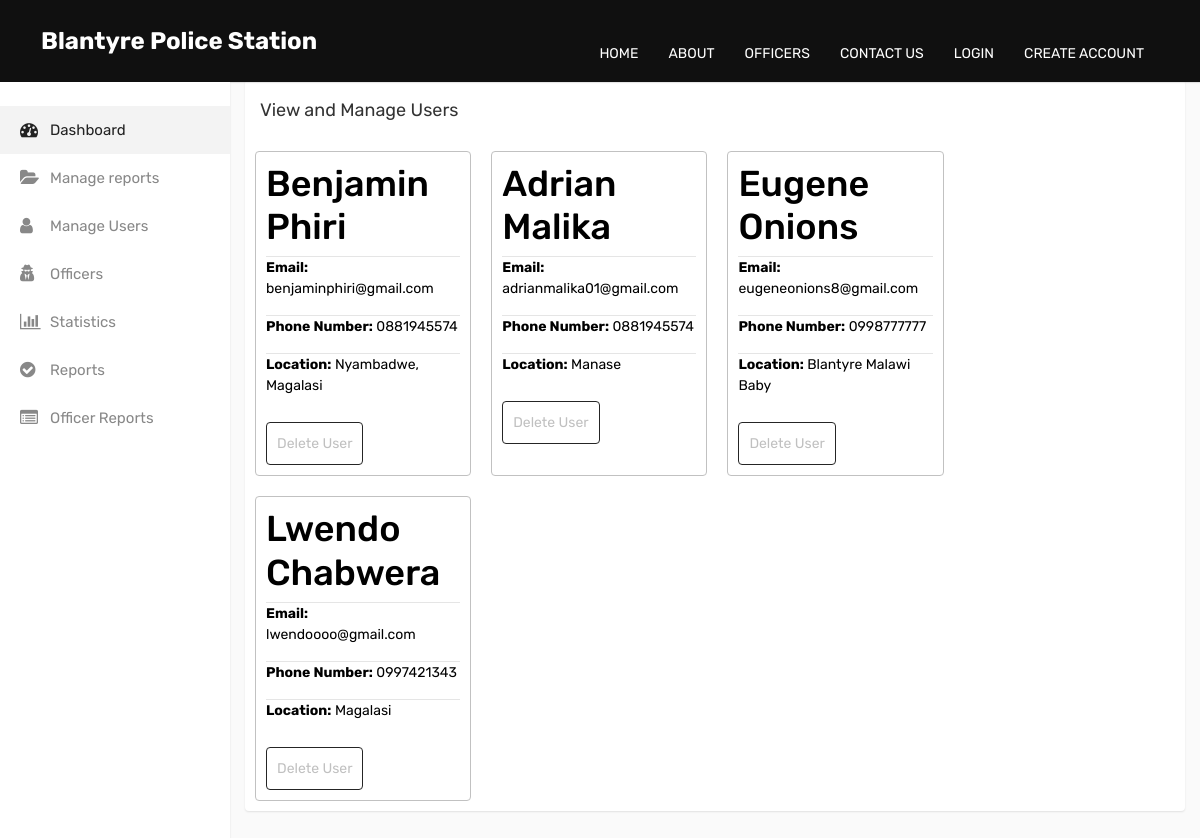
Screenshot of /Manage_Users.php with the database file from the repository.
### tables this page shows
CREATE TABLE IF NOT EXISTS `userdetails` (
  `ID` int NOT NULL AUTO_INCREMENT,
  `First_Name` varchar(70) NOT NULL,
  `Last_Name` varchar(70) NOT NULL,
  `Email_Address` varchar(50) NOT NULL,
  `Phone_Number` varchar(11) NOT NULL,
  `Address` varchar(100) NOT NULL,
  `Password` varchar(255) NOT NULL,
  PRIMARY KEY (`ID`)
);

### Manage_Users.php (the view, shortened to what this page needs)
<!DOCTYPE html>
<html lang="en">
<head>
    <link href="css/bootstrap.css" rel="stylesheet" />
    <link href="css/style.css" rel="stylesheet" />
    <link rel="stylesheet" type="text/css" href="css/bootstrap2.min.css">
    <link rel="stylesheet" type="text/css" href="css/style2.css">
</head>
<body>
    <header class="header_section">
    <?php
    require_once'nvbr.php';
    ?>
    </header>
    <div class="main-wrapper">
        <?php
        require_once 'side-bar.php';
        ?>
        <div class="page-wrapper">
            <div class="content">
                <div class="row">
                    <div class="main-card-thing">
                        <div class="card">
                            <div class="card-header">
                                <h4 class="card-title d-inline-block">View and Manage Users</h4>
                            </div>
                            <div class="user_details">
                            <?php
                            require_once 'DatabaseConn.php';
                            $query = "SELECT * FROM userdetails";
                            $stmt = $conn->prepare($query);
                            $stmt->execute();
                            $result = $stmt->get_result();
                            if ($result->num_rows > 0) {
                                while ($user_detail = $result->fetch_assoc()) {
                                    echo '<div class="u_details">';
                                    echo '<h1>' . $user_detail['First_Name'] . ' ' . $user_detail['Last_Name'] . '</h1>';
                                    echo '<hr class="line-thing">';
                                    echo '<p><b>Email:</b> ' . $user_detail['Email_Address'] . '</p>';
                                    echo '<hr class="line-thing">';
                                    echo '<p><b>Phone Number:</b> ' . $user_detail['Phone_Number'] . '</p>';
                                    echo '<hr class="line-thing">';
                                    echo '<p><b>Location:</b> ' . $user_detail['Address'] . '</p>';
                                    echo '<form method="post">';
                                    echo '<button type="submit" name="delete_user" class="btn btn-outline-primary take-btn">Delete User</button>';
                                    echo '</form>';
                                    echo '</div>';
                                }
                            } else {
                                echo '<p class="no_review">No users available in the system as of now</p>';
                            }
                            ?>
                            </div>
                        </div>
                    </div>
                </div>
            </div>
        </div>
    </div>
</body>
</html>

### css/style.css (style rules this page uses)
body { font-family: 'Rubik', sans-serif; color: #0c0c0c; background-color: #ffffff; }
.header_section { padding: 0; }
.btn, .btn:focus { outline: none !important; -webkit-box-shadow: none; box-shadow: none; }
form button[type=submit] { padding: 10px; border-radius: 4px; margin-top: 10px; }
.user_details { display: flex; flex-wrap: wrap; }
.u_details { margin: 10px; border: 1px solid rgb(193, 193, 193); border-radius: 4px; padding: 10px; width: 23%; color: black; }
.line-thing { margin: 0px; }

### css/style2.css (style rules this page uses)
html { height: 100%; }
body { font-family: 'Rubik', sans-serif; font-size: 0.875rem; color: #666; background-color: #fafafa; overflow-x: hidden; height: 100%; }
h1, h2, h3, h4, h5, h6 { margin-top: 0; }
h1, .h1 { font-size: 2.25rem; }
h4, .h4 { font-size: 1.125rem; }
input, button, a { transition: all 0.4s ease; -moz-transition: all 0.4s ease; -o-transition: all 0.4s ease; -ms-transition: all 0.4s ease; -webkit-transition: all 0.4s ease; }
input, button { outline: none; }
.card-title { color: #333; font-size: 16px; margin-bottom: 20px; }
.btn { font-size: 0.875rem; }
.btn-outline-primary { border-color: #252525; color: #c0c0c0; }
.card { margin-bottom: 30px; box-shadow: 0 1px 2px 0 rgba(0, 0, 0, 0.1); border: 0; }
.card-title { margin-bottom: 1.125rem; }
.card .card-header { background-color: rgba(255, 255, 255, 0.1); border: 0 none; font-size: 16px; line-height: 30px; padding: 15px; }
.card .card-header .card-title { font-size: 18px; font-weight: 400; line-height: 20px; margin: 0; padding: 5px 0; }
.page-wrapper { left: 0; margin-left: 230px; padding-top: 50px; position: relative; -webkit-transition: all 0.4s ease; -moz-transition: all 0.4s ease; transition: all 0.4s ease; }
.page-wrapper > .content { padding: 30px; }
.take-btn { min-width: 80px; }

### rows the page displays
userdetails: First_Name "Benjamin", Last_Name "Phiri", Email_Address "benjaminphiri@gmail.com", Phone_Number "0881945574", Address "Nyambadwe, Magalasi"
userdetails: First_Name "Adrian", Last_Name "Malika", Email_Address "adrianmalika01@gmail.com", Phone_Number "0881945574", Address "Manase"
userdetails: First_Name "Eugene", Last_Name "Onions", Email_Address "eugeneonions8@gmail.com", Phone_Number "0998777777", Address "Blantyre Malawi Baby"
userdetails: First_Name "Lwendo", Last_Name "Chabwera", Email_Address "lwendoooo@gmail.com", Phone_Number "0997421343", Address "Magalasi"
